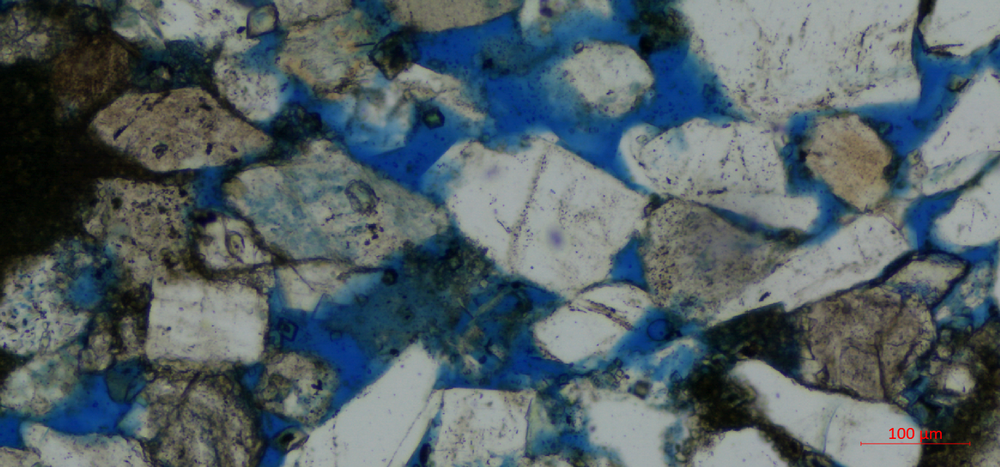
#> input picture image/16-0460_5.png, 1000 x 467 px, shrunk from 1460 x 682 before the run, found by its file name
$ python small_p_remove.py
#> lines starting #> are read from the running program, lines starting #| are printed output that depends on the picture
# -*- coding: utf-8 -*-
# @Time    : 2020/9/4 下午3:53
# @Author  : Luo Lu
# @Email   : argluolu@gmail.com
# @File    : small_p_remove.py
# @Software: PyCharm

import glob
import os

import cv2 as cv
import numpy as np

filename = "/home/luolu/Downloads/data/yashi_bp/pore_throat_img/pore_extract_10Xcrop/16-0460_5.png"

img = cv.imread(filename, 0)
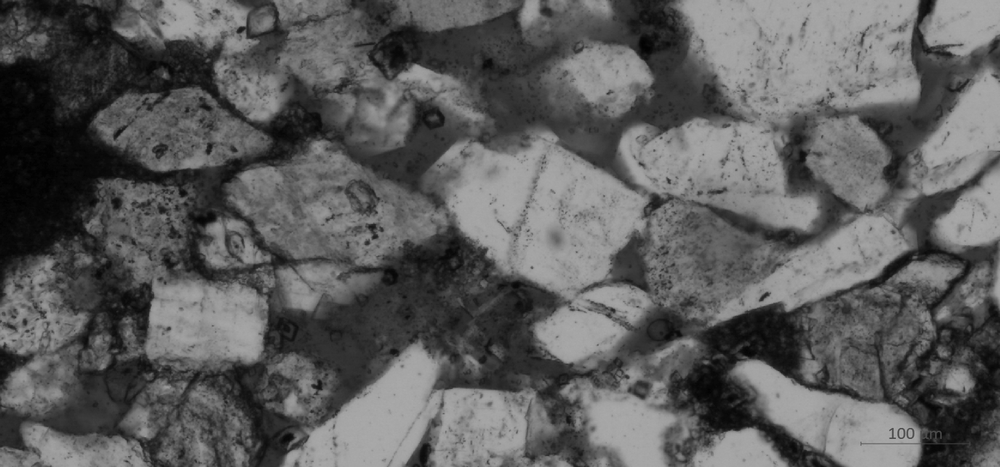
#> img: shape (467, 1000); min 0, max 178, mean 92.4

img = cv.subtract(255, img)
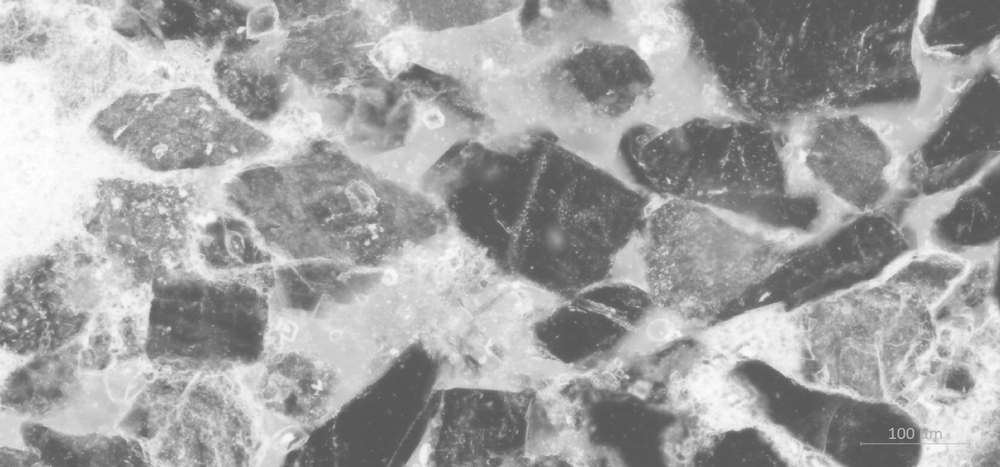
#> img: shape (467, 1000); min 77, max 255, mean 162.6

# height, width, channels = img.shape
print(filename)
base_name = os.path.basename(filename)
save_name = base_name.split('_')[0]

# fill hole
# read image, ensure binary
img[img != 0] = 255
#> img: shape (467, 1000); every value is 255

# flood fill background to find inner holes
holes = img.copy()
cv.floodFill(holes, None, (0, 0), 255)

# invert holes mask, bitwise or with img fill in holes
holes = cv.bitwise_not(holes)
#> holes: shape (467, 1000); every value is 0
filled_holes = cv.bitwise_or(img, holes)

# remove_small_objects

# find all your connected components (white blobs in your image)
nb_components, output, stats, centroids = cv.connectedComponentsWithStats(filled_holes, connectivity=8)
#> output: shape (467, 1000) int32; every value is 1
#> nb_components = 2; stats = [[-1, 2147483647, 0, 0, 0], [0, 0, 1000, 467, 467000]]; centroids = [[nan, nan], [499.5, 233]]
# connectedComponentswithStats yields every seperated component with information on each of them,
# such as size the following part is just taking out the background which is also considered a component,
# but most of the time we don't want that.
sizes = stats[1:, -1]
#> sizes = [467000]
nb_components = nb_components - 1
#> nb_components = 1

# minimum size of particles we want to keep (number of pixels)
# here, it's a fixed value, but you can set it as you want, eg the mean of the sizes or whatever
min_size = 250

# your answer image
cleaned = np.zeros((output.shape))
# for every component in the image, you keep it only if it's above min_size
for i in range(0, nb_components):
    if sizes[i] >= min_size:
        cleaned[output == i + 1] = 255
#> cleaned: shape (467, 1000) float64; every value is 255

cv.imwrite("/home/luolu/Downloads/data/yashi_bp/pore_throat_img/cleaned_16-0460_5.png", cleaned)
